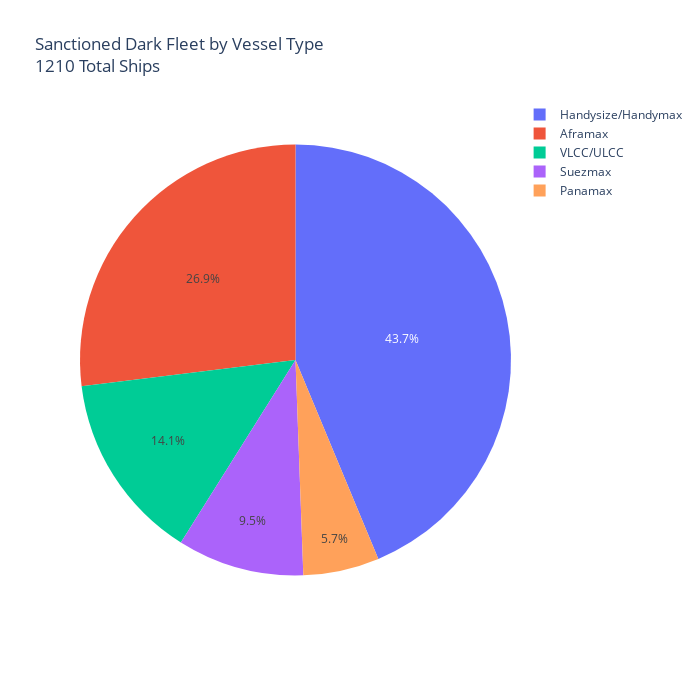

The code cell stored with this chart in its notebook:
### Markdown cell above
#### start visualizing data

### Code cell
pie_chart = df.groupby(['class_size']).count()

pie_chart = pie_chart.reset_index()
pie_chart = pie_chart.rename(columns={'name_TankerTrackers':'total_vessels'})

fig = px.pie(pie_chart, values='total_vessels', names='class_size', title=f"Sanctioned Dark Fleet by Vessel Type <br>{df.shape[0]} Total Ships")
fig.update_layout(width=700, height=700)
fig.show()
fig.write_html("piechart_interactive_plot.html")

### Figure 1 — Plotly figure (JSON) as saved in the notebook; plotly's stock layout.template omitted (floating-point values rounded to 4 significant figures)
{"data": [{"domain": {"x": [0, 1], "y": [0, 1]}, "hovertemplate": "class_size=%{label}<br>total_vessels=%{value}<extra></extra>", "labels": ["Aframax", "Handysize/Handymax", "Panamax", "Suezmax", "VLCC/ULCC"], "legendgroup": "", "name": "", "showlegend": true, "type": "pie", "values": [326, 529, 69, 115, 171]}], "layout": {"height": 700, "legend": {"tracegroupgap": 0}, "title": {"text": "Sanctioned Dark Fleet by Vessel Type <br>1210 Total Ships"}, "width": 700}}
